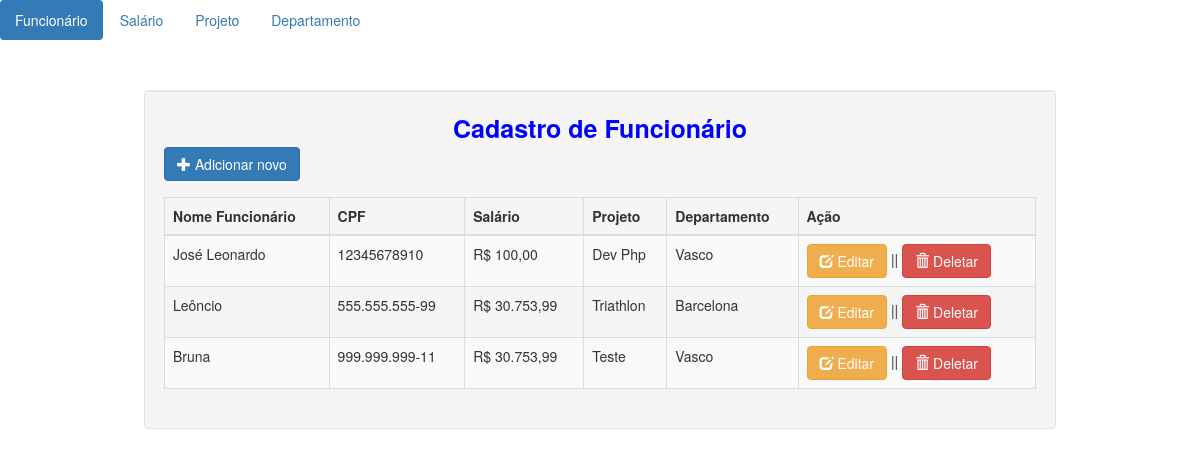
The page /funcionario/index.php on the database its author committed.
### tables this page shows
CREATE TABLE `funcionarios` (
  `id` int NOT NULL AUTO_INCREMENT,
  `nome` varchar(80) NOT NULL,
  `cpf` varchar(14) DEFAULT NULL,
  `projeto_id` int DEFAULT NULL,
  `departamento_id` int DEFAULT NULL,
  `salario_id` int DEFAULT NULL,
  PRIMARY KEY (`id`),
  KEY `projeto_id` (`projeto_id`),
  KEY `departamento_id` (`departamento_id`),
  KEY `salario_id` (`salario_id`),
  CONSTRAINT `funcionarios_ibfk_1` FOREIGN KEY (`projeto_id`) REFERENCES `projetos` (`id`),
  CONSTRAINT `funcionarios_ibfk_2` FOREIGN KEY (`departamento_id`) REFERENCES `departamentos` (`id`),
  CONSTRAINT `funcionarios_ibfk_3` FOREIGN KEY (`salario_id`) REFERENCES `salarios` (`id`)
);

CREATE TABLE `salarios` (
  `id` int NOT NULL AUTO_INCREMENT,
  `salario` decimal(10,2) DEFAULT NULL,
  PRIMARY KEY (`id`)
);

CREATE TABLE `projetos` (
  `id` int NOT NULL AUTO_INCREMENT,
  `nome` varchar(50) NOT NULL,
  `descricao` varchar(250) DEFAULT NULL,
  PRIMARY KEY (`id`)
);

CREATE TABLE `departamentos` (
  `id` int NOT NULL AUTO_INCREMENT,
  `nome` varchar(50) NOT NULL,
  PRIMARY KEY (`id`)
);

### htdocs/funcionario/index.php (shortened to what this page needs)
<!DOCTYPE html>
<html>
<head>
	<link rel="stylesheet" href="https://maxcdn.bootstrapcdn.com/bootstrap/3.3.6/css/bootstrap.min.css" />
</head>
<body>
<ul class="nav nav-pills">
  <li role="presentation" class="active"><a href="/funcionario/index.php">Funcionário</a></li>
  <li role="presentation"><a href="/salario/index.php">Salário</a></li>
  <li role="presentation"><a href="/projeto/index.php">Projeto</a></li>
  <li role="presentation"><a href="/departamento/index.php">Departamento</a></li>
</ul>
<div class="container">
	<div style="height:50px;"></div>
	<div class="well" style="margin:auto; padding:auto; width:80%;">
	<span style="font-size:25px; color:blue"><center><strong>Cadastro de Funcionário</strong></center></span>
		<span class="pull-left"><a href="#addnew" data-toggle="modal" class="btn btn-primary"><span class="glyphicon glyphicon-plus"></span> Adicionar novo</a></span>
		<div style="height:50px;"></div>
		<table class="table table-striped table-bordered table-hover">
			<thead>
				<th>Nome Funcionário</th>
				<th>CPF</th>
				<th>Salário</th>
				<th>Projeto</th>
				<th>Departamento</th>
				<th>Ação</th>
			</thead>
			<tbody>
			<?php
				include('../conn.php');
				$query=mysqli_query($conn,"select f.id, f.nome, f.cpf, p.nome as projeto, d.nome as departamento, s.salario from funcionarios f, projetos p, departamentos d, salarios s where f.projeto_id = p.id and f.salario_id = s.id and f.departamento_id = d.id");
				while($row=mysqli_fetch_array($query)){
					?>
					<tr>
						<td><?php echo ucwords($row['nome']); ?></td>
						<td><?php echo ucwords($row['cpf']); ?></td>
						<td><?php echo ucwords("R$ ".number_format($row['salario'], 2, ',', '.')); ?></td>
						<td><?php echo ucwords($row['projeto']); ?></td>
						<td><?php echo ucwords($row['departamento']); ?></td>
						<td>
							<a href="#edit<?php echo $row['id']; ?>" data-toggle="modal" class="btn btn-warning"><span class="glyphicon glyphicon-edit"></span> Editar</a> ||
							<a href="#del<?php echo $row['id']; ?>" data-toggle="modal" class="btn btn-danger"><span class="glyphicon glyphicon-trash"></span> Deletar</a>
						</td>
					</tr>
					<?php
				}
			?>
			</tbody>
		</table>
	</div>
</body>
</html>

### rows shown on the page
funcionarios: nome "José Leonardo", cpf "12345678910", salario.salario "R$ 100,00", projeto.nome "Dev Php", departamento.nome "Vasco"
funcionarios: nome "Leôncio", cpf "555.555.555-99", salario.salario "R$ 30.753,99", projeto.nome "Triathlon", departamento.nome "Barcelona"
funcionarios: nome "Bruna", cpf "999.999.999-11", salario.salario "R$ 30.753,99", projeto.nome "Teste", departamento.nome "Vasco"
